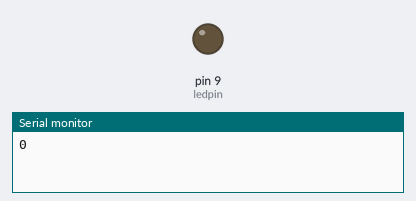
Recording of a sketch running on a simulated Arduino Uno, built with avr-gcc and run on an emulated ATmega328P. Shown: output pins drawn as LEDs (lit = HIGH), the last lines printed to the serial monitor.

Above: at 0.05 s.
At 6.45 s:
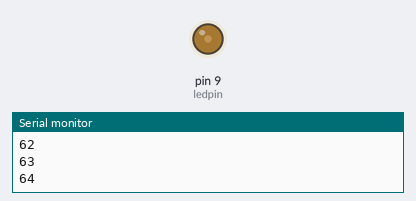
At 19.98 s:
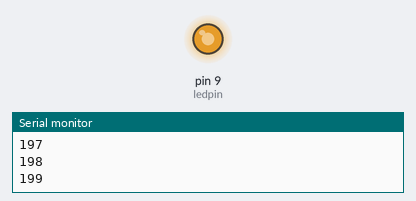
At 39.93 s:
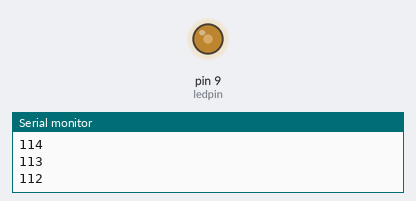
Timing chart, 0 to 40.0 s (numbered marks = the images above):
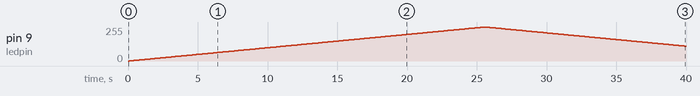

Measured:
- by itself, pin 9 (ledpin): rises from 0/255 to 255/255 in 25.4 s, then falls to 111/255 in 14.4 s

The sketch:

analog102.ino
```cpp
int ledpin = 9;
int brightness = 0;
int direction = 1;

void setup() {
  // put your setup code here, to run once:
  pinMode(ledpin, OUTPUT);
  Serial.begin(9600);
}

void loop() {
  // put your main code here, to run repeatedly:
  if (brightness >= 255) {
    direction = -1;
  }
  if (brightness <= 0) {
    direction = 1;
  }

  analogWrite(ledpin, brightness);
  Serial.println(brightness);
  brightness += direction;
  delay(100);

}
```
